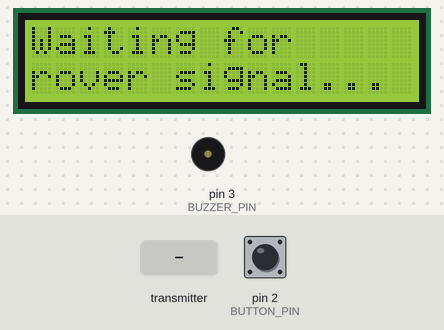
This sketch was run on a simulated Arduino Uno, built with avr-gcc and run on an emulated ATmega328P. Shown: 16×2 character LCD, buzzer (waves = sounding). The inputs (shaded band) are chosen by the test bench; at power-on: pin 2 (BUTTON_PIN) HIGH. No radio packets arrive unless stated; what the sketch prints to the serial monitor is not drawn.

Above: at 2.3 s.
2.4 s: the transmitter starts sending latitude = 0
At 2.8 s:
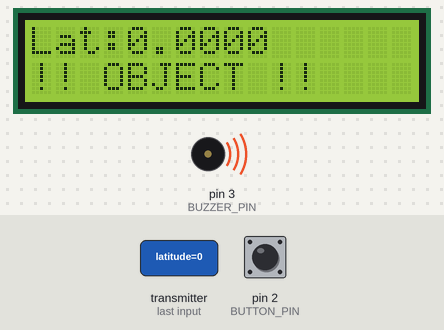
5.4 s: the transmitter starts sending flameDetected = 64
At 6.4 s:
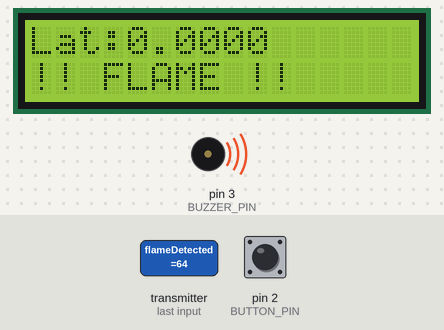
8.4 s: pin 2 (BUTTON_PIN) pulled LOW for 0.15 s
At 9.7 s:
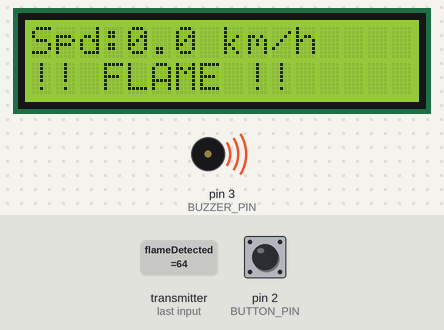
11.5 s: the transmitter starts sending longitude = 100
14.5 s: the transmitter starts sending speedKmph = 100
At 15.7 s:
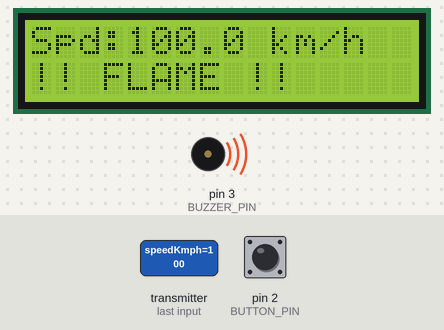
17.5 s: the transmitter starts sending altitudeM = 0
Timing chart, 0 to 20.5 s (numbered marks = the images above; inputs shaded):
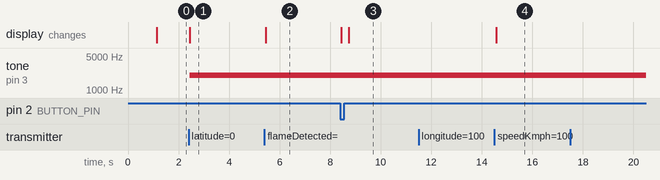

The sketch:

SentinelRover_Receiver.ino
```cpp
/*
  SentinelRover - RECEIVER (Arduino Uno at the operator station)

  Hardware:
    nRF24L01  -> CE D9, CSN D10 (SPI: D11 MOSI, D12 MISO, D13 SCK)
    16x2 I2C LCD -> SDA A4, SCL A5 (address 0x27, change if needed)
    Push button -> D2 (to GND, uses INPUT_PULLUP)
    Buzzer      -> D3

  Libraries needed (install via Library Manager):
    RF24, LiquidCrystal_I2C

  Display pages (button cycles through them):
    Page 0: Latitude / Longitude
    Page 1: Speed / Altitude
    Page 2: Satellites / GPS Fix
    Alerts (flame, or object closer than ALERT_DISTANCE_CM) override
    the buzzer and show a warning on line 2 of the LCD.
*/

#include <SPI.h>
#include <RF24.h>
#include <Wire.h>
#include <LiquidCrystal_I2C.h>

// ---------- Pin definitions ----------
const uint8_t NRF_CE    = 9;
const uint8_t NRF_CSN   = 10;
const uint8_t BUTTON_PIN = 2;
const uint8_t BUZZER_PIN = 3;

// ---------- Settings ----------
const uint16_t ALERT_DISTANCE_CM = 20;     // buzz when object is closer than this
const unsigned long DEBOUNCE_MS  = 200;
const unsigned long SIGNAL_TIMEOUT_MS = 3000;

// ---------- Objects ----------
RF24 radio(NRF_CE, NRF_CSN);
LiquidCrystal_I2C lcd(0x27, 16, 2);

const byte address[6] = "SNTNL";

// ---------- Data packet (must match transmitter exactly) ----------
struct SensorPacket {
  float    latitude;
  float    longitude;
  float    speedKmph;
  float    altitudeM;
  uint8_t  satellites;
  uint8_t  gpsFix;
  uint8_t  flameDetected;
  uint8_t  motionDetected;
  uint16_t distanceCm;
};

SensorPacket pkt;
bool hasData = false;
unsigned long lastPacketTime = 0;

uint8_t page = 0;
const uint8_t PAGE_COUNT = 3;

bool lastButtonState = HIGH;
unsigned long lastButtonTime = 0;

// ---------- Helpers ----------
void beepAlert() {
  tone(BUZZER_PIN, 2000, 200);
}

void drawPage() {
  lcd.clear();
  if (!hasData) {
    lcd.setCursor(0, 0);
    lcd.print(F("Waiting for"));
    lcd.setCursor(0, 1);
    lcd.print(F("rover signal..."));
    return;
  }

  switch (page) {
    case 0:  // Lat / Lon
      lcd.setCursor(0, 0);
      lcd.print(F("Lat:"));
      lcd.print(pkt.gpsFix ? pkt.latitude : 0.0, 4);
      lcd.setCursor(0, 1);
      lcd.print(F("Lon:"));
      lcd.print(pkt.gpsFix ? pkt.longitude : 0.0, 4);
      break;

    case 1:  // Speed / Altitude
      lcd.setCursor(0, 0);
      lcd.print(F("Spd:"));
      lcd.print(pkt.speedKmph, 1);
      lcd.print(F(" km/h"));
      lcd.setCursor(0, 1);
      lcd.print(F("Alt:"));
      lcd.print(pkt.altitudeM, 1);
      lcd.print(F(" m"));
      break;

    case 2:  // Satellites / Fix
      lcd.setCursor(0, 0);
      lcd.print(F("Satellites: "));
      lcd.print(pkt.satellites);
      lcd.setCursor(0, 1);
      lcd.print(F("GPS Fix: "));
      lcd.print(pkt.gpsFix ? F("YES") : F("NO"));
      break;
  }
}

void checkAlerts() {
  bool alarm = false;
  if (pkt.flameDetected) {
    alarm = true;
    lcd.setCursor(0, 1);
    lcd.print(F("!! FLAME !!     "));
  } else if (pkt.distanceCm < ALERT_DISTANCE_CM) {
    alarm = true;
    lcd.setCursor(0, 1);
    lcd.print(F("!! OBJECT !!    "));
  }
  if (alarm) beepAlert();
}

void setup() {
  Serial.begin(9600);

  pinMode(BUTTON_PIN, INPUT_PULLUP);
  pinMode(BUZZER_PIN, OUTPUT);

  lcd.init();
  lcd.backlight();
  lcd.clear();
  lcd.print(F("SentinelRover"));
  lcd.setCursor(0, 1);
  lcd.print(F("Receiver start"));

  if (!radio.begin()) {
    lcd.clear();
    lcd.print(F("NRF24 not found"));
    while (1);
  }
  radio.setPALevel(RF24_PA_LOW);
  radio.setDataRate(RF24_250KBPS);
  radio.openReadingPipe(1, address);
  radio.startListening();

  delay(1000);
  drawPage();
}

void loop() {
  // Receive packets
  if (radio.available()) {
    radio.read(&pkt, sizeof(pkt));
    hasData = true;
    lastPacketTime = millis();

    Serial.print(F("RX: "));
    Serial.print(pkt.latitude, 6); Serial.print(F(", "));
    Serial.println(pkt.longitude, 6);

    drawPage();
    checkAlerts();
  }

  // Signal lost check
  if (hasData && millis() - lastPacketTime > SIGNAL_TIMEOUT_MS) {
    hasData = false;
    lcd.clear();
    lcd.print(F("Signal lost"));
  }

  // Button: change page on press (debounced)
  bool reading = digitalRead(BUTTON_PIN);
  if (reading == LOW && lastButtonState == HIGH &&
      millis() - lastButtonTime > DEBOUNCE_MS) {
    page = (page + 1) % PAGE_COUNT;
    lastButtonTime = millis();
    drawPage();
  }
  lastButtonState = reading;
}
```

Measured:
- after the input at 2.4 s, tone on pin 3 (BUZZER_PIN): silent → 2000 Hz at once; the display: changes at once (image 1)
- after the input at 5.4 s, the display: changes after 0.05 s (image 2)
- after the input at 8.4 s, the display: first changes at once (image 3 shows a later state)
- after the input at 11.5 s, every drawn part: stays the same
- after the input at 14.5 s, the display: changes after 0.08 s (image 4)
- after the input at 17.5 s, every drawn part: stays the same
